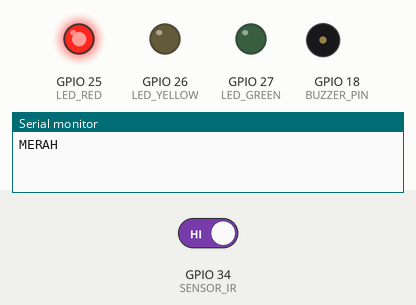
Recording of a sketch running on a simulated ESP32. On the bench: output pins drawn as LEDs (lit = HIGH), buzzer (waves = sounding, pin HIGH), the last lines printed to the serial monitor. The test bench sets the inputs (shaded band); at power-on: GPIO 34 (SENSOR_IR) HIGH.

Above: at 1.2 s.
1.3 s: GPIO 34 (SENSOR_IR) driven LOW
At 3.6 s:
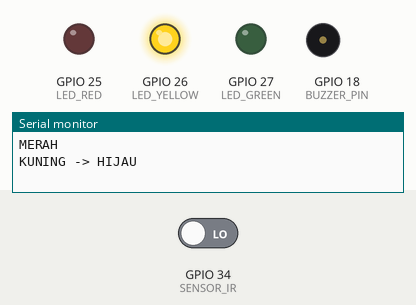
At 4.15 s:
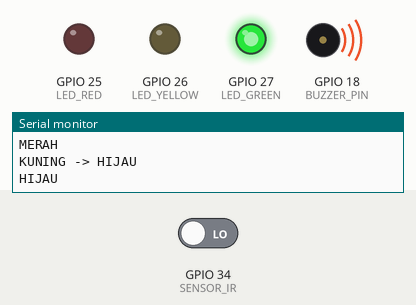
4.3 s: GPIO 34 (SENSOR_IR) driven HIGH
At 4.7 s:
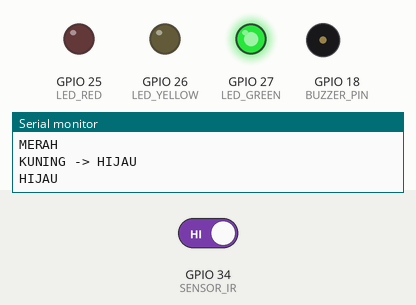
Timing chart, 0 to 11.5 s (numbered marks = the images above; inputs shaded):
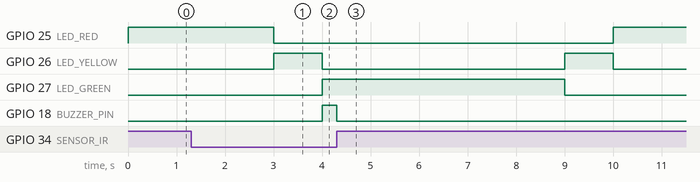

Measured:
- after the input at 1.3 s, GPIO 25 (LED_RED): HIGH → LOW after 1.7 s; GPIO 26 (LED_YELLOW): LOW → HIGH after 1.7 s, → LOW 1.0 s later; GPIO 27 (LED_GREEN), GPIO 18 (BUZZER_PIN): LOW → HIGH after 2.7 s
- after the input at 4.3 s, GPIO 25 (LED_RED): LOW → HIGH after 5.7 s; GPIO 26 (LED_YELLOW): LOW → HIGH after 4.7 s, → LOW 1.0 s later; GPIO 27 (LED_GREEN): HIGH → LOW after 4.7 s; GPIO 18 (BUZZER_PIN): HIGH → LOW at once

The sketch:

test_traffic_light_degan_buzzer_dan_sensor_infrared.ino
```cpp
/*
  ESP32 Traffic Light + IR Sensor + Buzzer

  Urutan: MERAH -> KUNING -> HIJAU -> KUNING -> MERAH

  Ketentuan:
  - Merah menyala minimal 3 detik dan menunggu objek.
  - Kuning menyala selama 1 detik pada setiap transisi.
  - Hijau menyala minimal 3 detik.
  - Setelah hijau, tunggu kondisi kosong selama 2 detik.
  - Buzzer menyala saat hijau aktif dan objek terdeteksi.

  Asumsi:
  - Sensor IR aktif-LOW.
  - LED aktif-HIGH.
  - Buzzer aktif-HIGH.
*/

// ==================== PIN ====================

const int LED_RED = 25;
const int LED_YELLOW = 26;
const int LED_GREEN = 27;
const int SENSOR_IR = 34;
const int BUZZER_PIN = 18;

// ==================== KONFIGURASI WAKTU ====================

const unsigned long MIN_RED = 3000;
const unsigned long MIN_GREEN = 3000;
const unsigned long YELLOW_DURATION = 1000;
const unsigned long EMPTY_DURATION = 2000;

// ==================== STATUS LAMPU ====================

enum TrafficState {
  RED_WAIT,
  YELLOW_TO_GREEN,
  GREEN_WAIT,
  YELLOW_TO_RED
};

TrafficState currentState = RED_WAIT;

// ==================== VARIABEL WAKTU ====================

unsigned long stateStartTime = 0;
unsigned long lastObjectDetectionTime = 0;

bool emptyTimerStarted = false;

// ==================== SENSOR ====================

// Memeriksa apakah sensor mendeteksi objek.
bool isObjectDetected() {
  return digitalRead(SENSOR_IR) == LOW;
}

// ==================== LAMPU ====================

// Mematikan semua LED, lalu menyalakan 1 LED yang dipilih.
void switchOnLight(int lampPin) {
  digitalWrite(LED_RED, LOW);
  digitalWrite(LED_YELLOW, LOW);
  digitalWrite(LED_GREEN, LOW);

  digitalWrite(lampPin, HIGH);
}

// ==================== PERUBAHAN STATUS ====================

// Memperbarui status, waktu, dan lampu lalu lintas.
void changeState(TrafficState newState) {
  currentState = newState;
  stateStartTime = millis();

  switch (currentState) {
    case RED_WAIT:
      switchOnLight(LED_RED);
      Serial.println("MERAH");
      break;

    case YELLOW_TO_GREEN:
      switchOnLight(LED_YELLOW);
      Serial.println("KUNING -> HIJAU");
      break;

    case GREEN_WAIT:
      switchOnLight(LED_GREEN);
      Serial.println("HIJAU");

      emptyTimerStarted = false;   // Timer kondisi kosong dimulai kembali.
      break;

    case YELLOW_TO_RED:
      switchOnLight(LED_YELLOW);
      Serial.println("KUNING -> MERAH");
      break;
  }
}

// ==================== BUZZER ====================

// Buzzer aktif hanya saat hijau dan objek terdeteksi.
void updateAlarm(bool objectDetected) {
  const bool alarmActive = currentState == GREEN_WAIT && objectDetected;

  digitalWrite(BUZZER_PIN, alarmActive ? HIGH : LOW);
}

// ==================== SETUP ====================

void setup() {
  Serial.begin(115200);

  pinMode(LED_RED, OUTPUT);
  pinMode(LED_YELLOW, OUTPUT);
  pinMode(LED_GREEN, OUTPUT);

  pinMode(SENSOR_IR, INPUT);
  pinMode(BUZZER_PIN, OUTPUT);

  // Kondisi awal perangkat.
  digitalWrite(LED_RED, LOW);
  digitalWrite(LED_YELLOW, LOW);
  digitalWrite(LED_GREEN, LOW);
  digitalWrite(BUZZER_PIN, LOW);

  // Mulai dari lampu merah.
  changeState(RED_WAIT);
}

// ==================== LOOP ====================

void loop() {
  const unsigned long now = millis();
  const bool objectDetected = isObjectDetected();

  switch (currentState) {
    case RED_WAIT:
      // Menunggu minimal 3 detik dan objek terdeteksi.
      if (now - stateStartTime >= MIN_RED && objectDetected) {
        changeState(YELLOW_TO_GREEN);
      }
      break;

    case YELLOW_TO_GREEN:
      // Menunggu durasi transisi kuning.
      if (now - stateStartTime >= YELLOW_DURATION) {
        changeState(GREEN_WAIT);
      }
      break;

    case GREEN_WAIT:
      // Hijau harus menyala minimal 3 detik.
      if (now - stateStartTime < MIN_GREEN) {
        break;
      }

      // Perbarui waktu jika objek terdeteksi.
      if (objectDetected) {
        lastObjectDetectionTime = now;
        emptyTimerStarted = true;
      } else if (!emptyTimerStarted) {
        // Mulai timer ketika kondisi kosong.
        lastObjectDetectionTime = now;
        emptyTimerStarted = true;
      }

      // Kembali menuju merah jika kosong 2 detik.
      if (emptyTimerStarted && !objectDetected && now - lastObjectDetectionTime >= EMPTY_DURATION) {
        changeState(YELLOW_TO_RED);
      }
      break;

    case YELLOW_TO_RED:
      // Menunggu durasi transisi kuning.
      if (now - stateStartTime >= YELLOW_DURATION) {
        changeState(RED_WAIT);
      }
      break;
  }

  // Perbarui buzzer berdasarkan status terbaru.
  updateAlarm(objectDetected);
}
```
